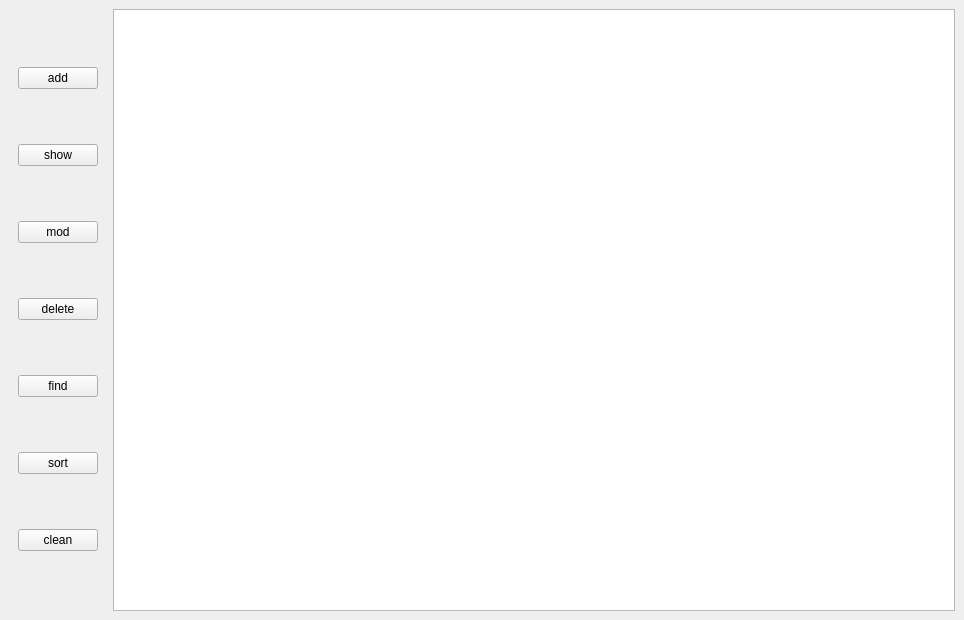
<?xml version="1.0" encoding="UTF-8"?>
<ui version="4.0">
 <class>MainWindow</class>
 <widget class="QMainWindow" name="MainWindow">
  <property name="geometry">
   <rect>
    <x>0</x>
    <y>0</y>
    <width>964</width>
    <height>620</height>
   </rect>
  </property>
  <property name="windowTitle">
   <string>MainWindow</string>
  </property>
  <widget class="QWidget" name="centralwidget">
   <layout class="QHBoxLayout" name="horizontalLayout_2">
    <item>
     <layout class="QHBoxLayout" name="horizontalLayout">
      <item>
       <widget class="QWidget" name="widget" native="true">
        <layout class="QVBoxLayout" name="verticalLayout">
         <item>
          <widget class="QPushButton" name="addBtn">
           <property name="text">
            <string>add</string>
           </property>
          </widget>
         </item>
         <item>
          <widget class="QPushButton" name="showBtn">
           <property name="text">
            <string>show</string>
           </property>
          </widget>
         </item>
         <item>
          <widget class="QPushButton" name="modBtn">
           <property name="text">
            <string>mod</string>
           </property>
          </widget>
         </item>
         <item>
          <widget class="QPushButton" name="deleteBtn">
           <property name="text">
            <string>delete</string>
           </property>
          </widget>
         </item>
         <item>
          <widget class="QPushButton" name="findBtn">
           <property name="text">
            <string>find</string>
           </property>
          </widget>
         </item>
         <item>
          <widget class="QPushButton" name="sortBtn">
           <property name="text">
            <string>sort</string>
           </property>
          </widget>
         </item>
         <item>
          <widget class="QPushButton" name="cleanBtn">
           <property name="text">
            <string>clean</string>
           </property>
          </widget>
         </item>
        </layout>
       </widget>
      </item>
     </layout>
    </item>
    <item>
     <widget class="QTableWidget" name="mainTableWidget"/>
    </item>
   </layout>
  </widget>
 </widget>
 <resources/>
 <connections/>
</ui>
